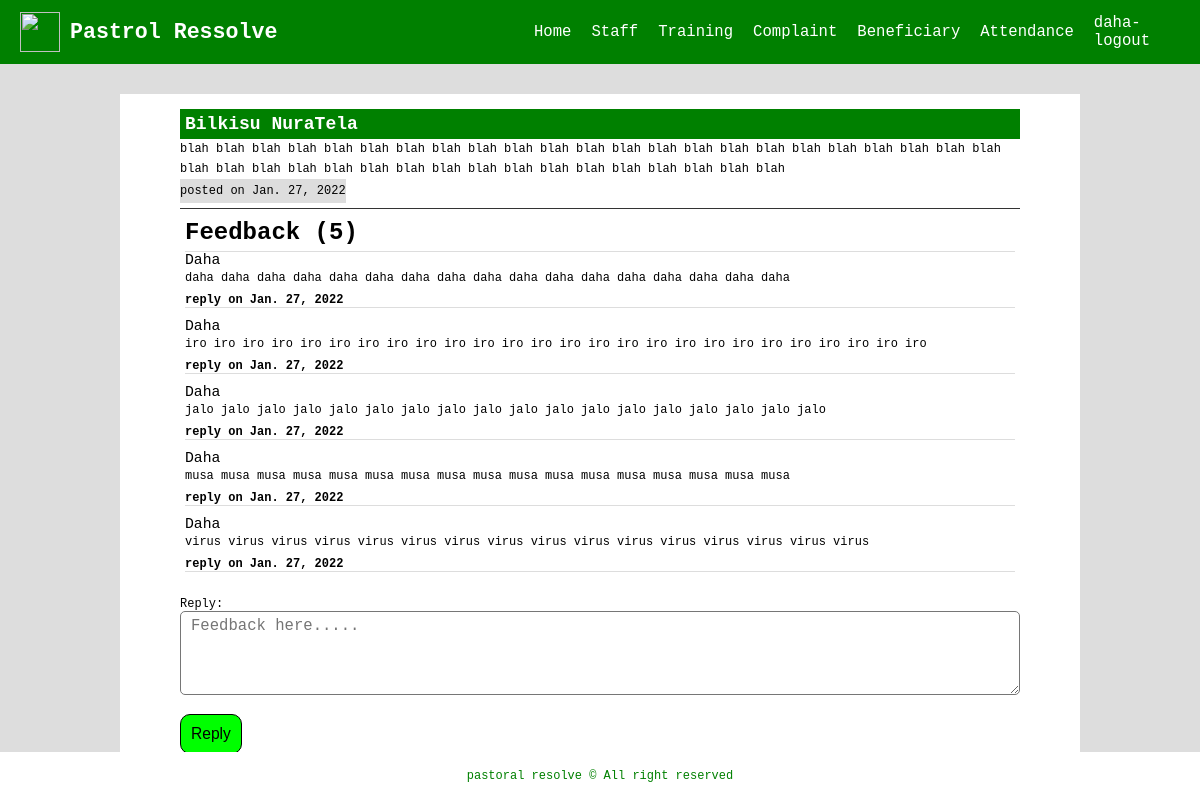
Screenshot of /pare/view_complaint/viewsingleFeedback/1/ (signed in) with the database file from the repository.
### accounts/models.py (models this page shows, shortened)
class StaffDetail(AbstractUser):
	first_name		= models.CharField(_('First Name:'), max_length=50)
	surname			= models.CharField(_('Surname:'), max_length=50)
	gender 			= models.CharField(_('Gender:'), choices=GENDER_LIST, default='male', max_length=20)
	date_birth		= models.DateField(_('Date of Birth:'), blank=True, null=True)
	community		= models.CharField(_('Community:'), max_length=200)
	clan 			= models.CharField(_('Clan/Settlement:'), max_length=200)
	phone_number	= models.CharField(_('Phone Number:'), max_length=11)
	designation		= models.CharField(_('Designation:'), max_length=200)
	username 		= models.CharField(_('Username:'),max_length=10, unique=True)
	password 		= models.CharField(_('Password:'),max_length=16)
	class Meta:
		ordering = ['first_name']

### pare_app/models.py (models this page shows, shortened)
class Complaint(models.Model):
	group_name 		= models.ForeignKey(BeneficiaryGroupName, on_delete=models.CASCADE)
	fullname 		= models.CharField(_('Full Name:'), max_length=200)
	community		= models.CharField(_('Community:'), max_length=200)
	subject			= models.CharField(_('Subject:'), max_length=30)
	complaints 		= models.TextField(_('Complaint:'))
	complaint_date	= models.DateField(_('Complaint Date:'), auto_now_add=True)
	class Meta:
		ordering = ['subject']

class Feedback(models.Model):
	staff 		= models.ForeignKey(StaffDetail, on_delete=models.CASCADE)
	complaint 	= models.ForeignKey('Complaint', on_delete=models.CASCADE)
	fullname	= models.CharField(_('Full Name'), max_length=50)
	reply 		= models.TextField(_('Reply'))
	reply_date	= models.DateField(_('Reply Date:'), auto_now_add=True)
	comment		= models.BooleanField(default=True)
	class Meta:
		ordering = ['reply']

### pare_app/views.py (the view, shortened to what this page needs)
# urls.py: path('view_complaint/viewsingleFeedback/<int:p_id>/', views.viewsingleFeedback, name='viewsingleFeedback'),
@login_required
def viewsingleFeedback(request, p_id):
	complaint = Complaint.objects.get(pk=p_id)
	feedback = Feedback.objects.filter(complaint=complaint.id)
	feedback_count = feedback.count()
	feedback_form = AddFeedbackForm(request.POST or None)
	context = {}
	context['complaint'] = complaint
	context['feedbacks'] = feedback
	context['feedback_form'] = feedback_form
	context['feedback_count'] = feedback_count
	return render(request, 'pare_app_templates/view_feedback.html', context)

### pare_app/forms.py
class AddFeedbackForm(forms.ModelForm):
	reply = forms.CharField(widget=forms.Textarea(attrs={
			'class': 'form-control',
			'placeholder': 'Feedback here.....',
			'rows': '4',
		}))
	class Meta:
		model = Feedback
		fields = ('reply',)

### templates/pare_app_templates/view_feedback.html (shortened to what this page needs)
{% extends 'base.html' %}
{% load static %}
{% block main %}
	<div class="container">
		<article id="feedback">
			<section id="single_feedback">
				<h2>{{complaint.fullname}}</h2>
				<p>{{complaint.complaints}}</p>
				<span>posted on {{complaint.complaint_date}}</span>
			</section>
			<aside class="feedback-body">
				<h1>Feedback ({{feedback_count}})</h1>
				{% for feedback in feedbacks %}
					<section class="body">
						<small>{{feedback.fullname.capitalize}}</small>
						<p>{{feedback.reply}}</p>
						<span>reply on {{feedback.reply_date}}</span>
					</section>
				{% endfor %}
			</aside>
			<section>
				<form method="POST" action="{% url 'viewsingleFeedback' p_id=complaint.id %}">
					{{feedback_form}}
					<input type="submit" value="Reply">
				</form>
			</section>
		</article>
	</div>
{% endblock %}

### templates/base.html (shortened to what this page needs)
{% load static %}
<!DOCTYPE html>
<html>
<head>
	<link rel="stylesheet" type="text/css" href="{% static 'css/style1.css' %}">
</head>
<body>
	<header>
		<div class="logo">
			<img src="" width="50" height="50">
			<strong>Pastrol Ressolve</strong>
		</div>
		<nav class="navigation">
			<ul>
				{% if user.is_authenticated %}
					<li><a href="{% url 'home' %}">Home</a></li>
					<li><a href="{% url 'staffDetail' %}">Staff</a></li>
					<li><a href="{% url 'viewTraining' %}">Training</a></li>
					<li><a href="{% url 'view_complaint' %}">Complaint</a></li>
					<li><a href="{% url 'viewBeneficiary' %}">Beneficiary</a></li>
					<li><a href="{% url 'viewAttendance' %}">Attendance</a></li>
					<li><a href="{% url 'pareLogout' %}">{{ request.user.username }}-logout</a></li>
				{% else %}
					<li><a href="{% url 'register' %}">Register</a></li>
					<li><a href="{% url 'login' %}">Login</a></li>
				{% endif %}
			</ul>
		</nav>
	</header>
	{% block main %}{% endblock %}
	<footer>
		pastoral resolve &copy; All right reserved
	</footer>
</body>
</html>

### static/css/style1.css (style rules this page uses)
* { margin: 0; padding: 0; box-sizing: border-box; }
body { font-size: 12px; font-family: monospace, serif, sans-serif; background: #ddd; }
header { display: flex; justify-content: space-between; align-items: center; background: green; height: 8vh; padding: 0 20px; }
header .logo { color: #fff; display: flex; align-items: center; font-size: 1.8em; }
.logo img { width: 40px; height: 40px; }
.logo strong { margin-left: 10px; }
header .navigation { width: 40vw; margin-right: 20px; }
header .navigation ul { height: 6vh; display: flex; justify-content: flex-end; align-items: center; }
header .navigation ul li { list-style: none; margin: 0 10px; }
header .navigation ul li a { text-decoration: none; color: #fff; font-size: 1.3em; }
footer { width: 100vw; height: 6vh; display: flex; justify-content: center; background: #fff; align-items: center; position: fixed; bottom: 0; color: green; }
input[type='text'], input[type='password'], input[type='number'], input[type='date'], .login input[type='submit'], select, textarea { width: 100%; padding: 5px 10px; border-radius: 5px; margin-bottom: 15px; font-size: 1.3em; }
a { text-decoration: none; }
.container { width: 80vw; background: #fff; margin: 30px auto 10px; padding: 15px; }
.container .staff-head a, .c-head a, input[type='submit'] { background: rgb(0, 255, 0); padding: 10px; font-size: 1.3em; border-radius: 10px; border: solid 1px #000; }
.container h1 { font-size: 2em; }
.container form { width: 80%; margin: 10px auto; }
#feedback { width: 70vw; margin: 0 auto; }
#single_feedback { padding-bottom: 10px; border-bottom: solid 1px #333; }
#single_feedback h2 { padding: 5px 5px; background: green; color: #fff; }
#single_feedback p { line-height: 20px; padding-bottom: 5px; }
#single_feedback span { padding: 5px 0; background: #ddd; margin-top: 5px; width: 70vw; }
.feedback-body { padding: 5px; }
.body { border-bottom: solid 1px #ddd; margin-bottom: 10px; }
.feedback-body h1 { padding: 5px 0; font-weight: 600; border-bottom: solid 1px #ddd; }
.feedback-body small { padding: 5px 0; margin-bottom: 10px; font-size: 1.23em; }
.feedback-body p { line-height: 20px; padding-bottom: 5px; }
.feedback-body span { font-weight: 600; margin-bottom: 15px; }
.container #feedback form { width: 100%; }

### rows the page displays
StaffDetail: user.username "daha"
Complaint: fullname "Bilkisu NuraTela", complaints "blah blah blah blah blah blah blah blah blah blah blah blah blah blah blah blah blah blah blah blah blah blah blah blah blah blah blah blah blah blah blah blah blah blah blah blah blah blah blah blah", complaint_date "Jan. 27, 2022"
Feedback: fullname "Daha", reply "daha daha daha daha daha daha daha daha daha daha daha daha daha daha daha daha daha", reply_date "Jan. 27, 2022"
Feedback: fullname "Daha", reply "iro iro iro iro iro iro iro iro iro iro iro iro iro iro iro iro iro iro iro iro iro iro iro iro iro iro", reply_date "Jan. 27, 2022"
Feedback: fullname "Daha", reply "jalo jalo jalo jalo jalo jalo jalo jalo jalo jalo jalo jalo jalo jalo jalo jalo jalo jalo", reply_date "Jan. 27, 2022"
Feedback: fullname "Daha", reply "musa musa musa musa musa musa musa musa musa musa musa musa musa musa musa musa musa", reply_date "Jan. 27, 2022"
Feedback: fullname "Daha", reply "virus virus virus virus virus virus virus virus virus virus virus virus virus virus virus virus", reply_date "Jan. 27, 2022"

### other values shown
{{ feedback_count }} "5"
